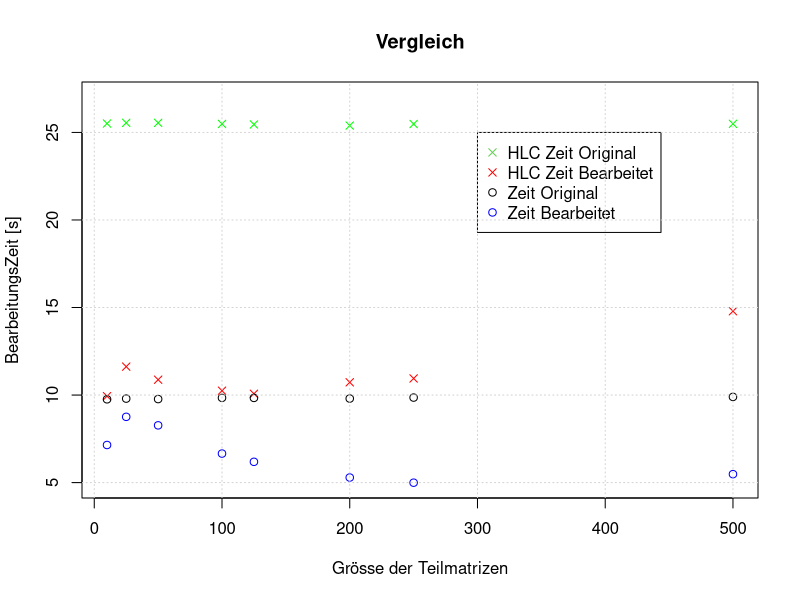

The R script that drew this image:
A <- read.csv("TeilmatrixGroesse.csv")
B <- read.csv("ZeitTeil.csv")
C <- read.csv("ZeitOriginal.csv")
D <- read.csv("ZeitTeil1.csv")
E <- read.csv("ZeitOriginal1.csv")

pdf("Ver.pdf")

plot(B$b ~ A$a,  col = "red",pch=4,
		xlab = "Grösse der Teilmatrizen",
		ylab = "BearbeitungsZeit [s]",
		main = "Vergleich",
		ylim=c(5,27))
		points(C$c ~ A$a,col="green",pch=4)
		points(D$d ~ A$a,col="blue")
		points(E$e ~ A$a,col="black")
		
		legend(300 , 25, c("HLC Zeit Original", "HLC Zeit Bearbeitet", "Zeit Original", "Zeit Bearbeitet"),
		col=c(3, "red" , "black", "blue"),pch = c(4,4,1,1))

		

grid()
graphics.off()
